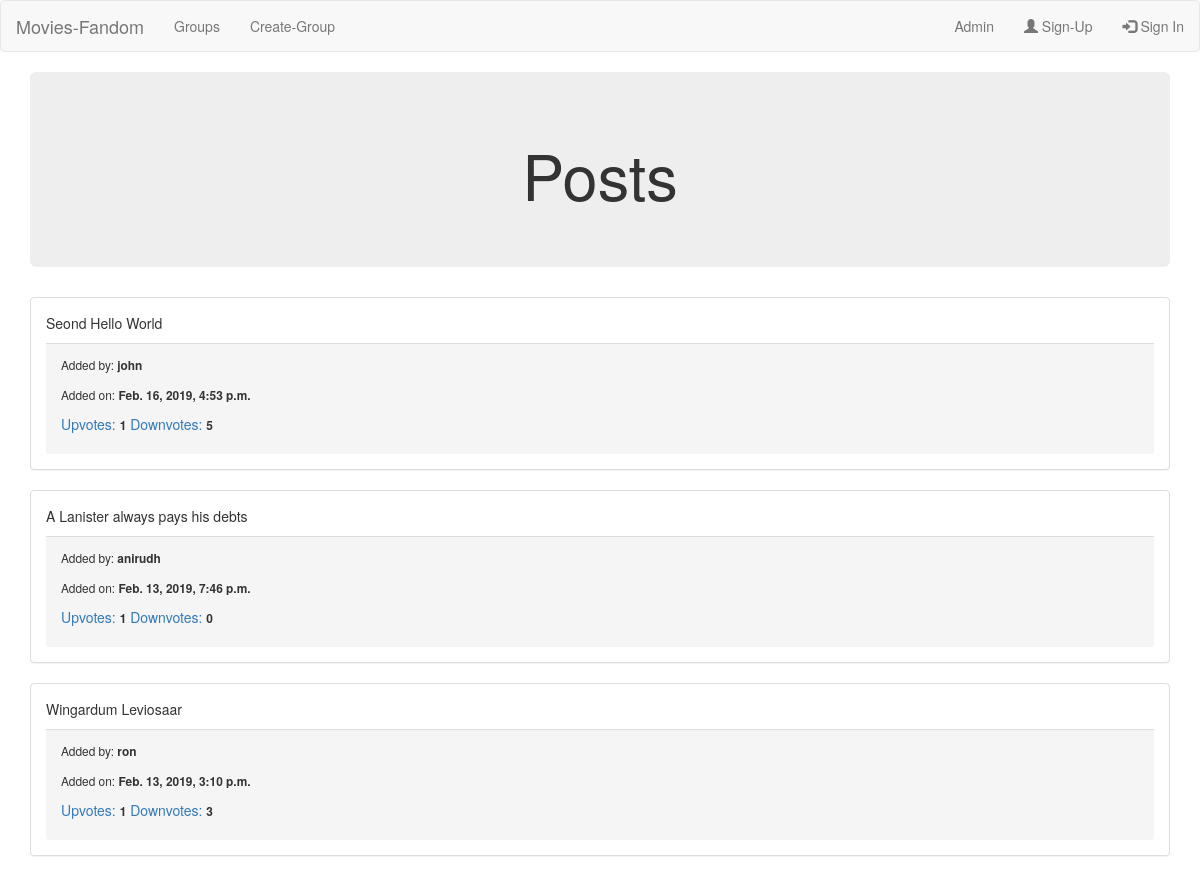
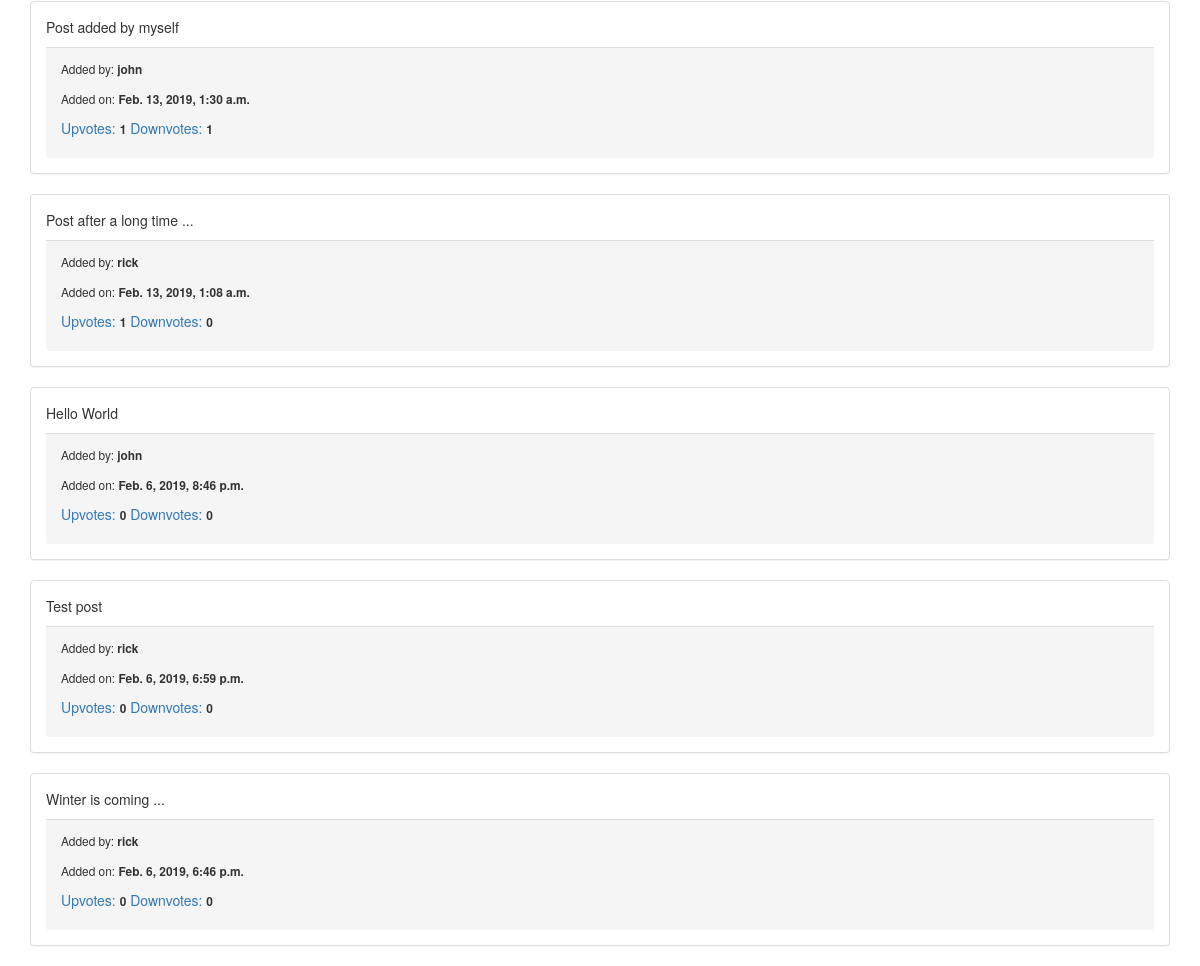
/group/game-of-thrones/posts/, run on the app's committed database (2 pictures, top to bottom).
### groups/models.py (models this page shows, shortened)
class Post(models.Model):
    user = models.ForeignKey(User,related_name='posts',on_delete=models.CASCADE)
    created_at = models.DateTimeField(auto_now=True)
    text = models.TextField()
    group = models.ForeignKey(Group,related_name='posts',on_delete=models.CASCADE)
    slug = models.SlugField(allow_unicode=True,default='game_of_thrones')
    upvotes = models.IntegerField(default=0)
    downvotes = models.IntegerField(default=0)
    class Meta:
        ordering = ['-created_at']
        unique_together = ('user','text')

### groups/views.py (the view)
# urls.py: path('<slug:slug>/posts/',PostListView.as_view(),name='posts_list'),
class PostListView(ListView):
    template_name = 'posts/post_list.html'
    model = Post
    context_object_name = 'posts'
    def get_queryset(self):
        slug = self.kwargs['slug']
        return Post.objects.filter(slug=slug)

### groups/templates/posts/post_list.html
{%  extends 'posts/post_base.html'%}
{% block body_block %}
  <div class="jumbotron text-center">
    <h1>Posts</h1>
  </div>
  {% if posts %}
  {% for post in posts %}
  <div class="panel panel-default">
    <div class="panel-body">
        <p>{{post.text}}</p>
        <div class="panel-footer">
          <p><small>Added by: <b>{{post.user.username}}</b></small></p>
          <p><small>Added on: <b>{{post.created_at}}</b></small></p>
          <p>
            <a href="{% url 'group:posts_upvote' pk=post.pk slug=post.slug %}">Upvotes:</a>
            <small> <b>{{post.upvotes}}</b></small>
            <a href="{% url 'group:posts_downvote' pk=post.pk slug=post.slug %}">Downvotes:</a>
            <small><b>{{post.downvotes}} </b></small></p>
        </div>
    </div>
  </div>
  {% endfor %}
  {% else %}
  <h2>No Posts Yet !!! </h2>
  {% endif %}
{% endblock %}

### data on the page
Post: text "Seond Hello World", user.username "john", created_at "Feb. 16, 2019, 4:53 p.m.", upvotes "1", downvotes "5"
Post: text "A Lanister always pays his debts", user.username "anirudh", created_at "Feb. 13, 2019, 7:46 p.m.", upvotes "1", downvotes "0"
Post: text "Wingardum Leviosaar", user.username "ron", created_at "Feb. 13, 2019, 3:10 p.m.", upvotes "1", downvotes "3"
Post: text "Post added by myself", user.username "john", created_at "Feb. 13, 2019, 1:30 a.m.", upvotes "1", downvotes "1"
Post: text "Post after a long time ...", user.username "rick", created_at "Feb. 13, 2019, 1:08 a.m.", upvotes "1", downvotes "0"
Post: text "Hello World", user.username "john", created_at "Feb. 6, 2019, 8:46 p.m.", upvotes "0", downvotes "0"
Post: text "Test post", user.username "rick", created_at "Feb. 6, 2019, 6:59 p.m.", upvotes "0", downvotes "0"
Post: text "Winter is coming ...", user.username "rick", created_at "Feb. 6, 2019, 6:46 p.m.", upvotes "0", downvotes "0"
